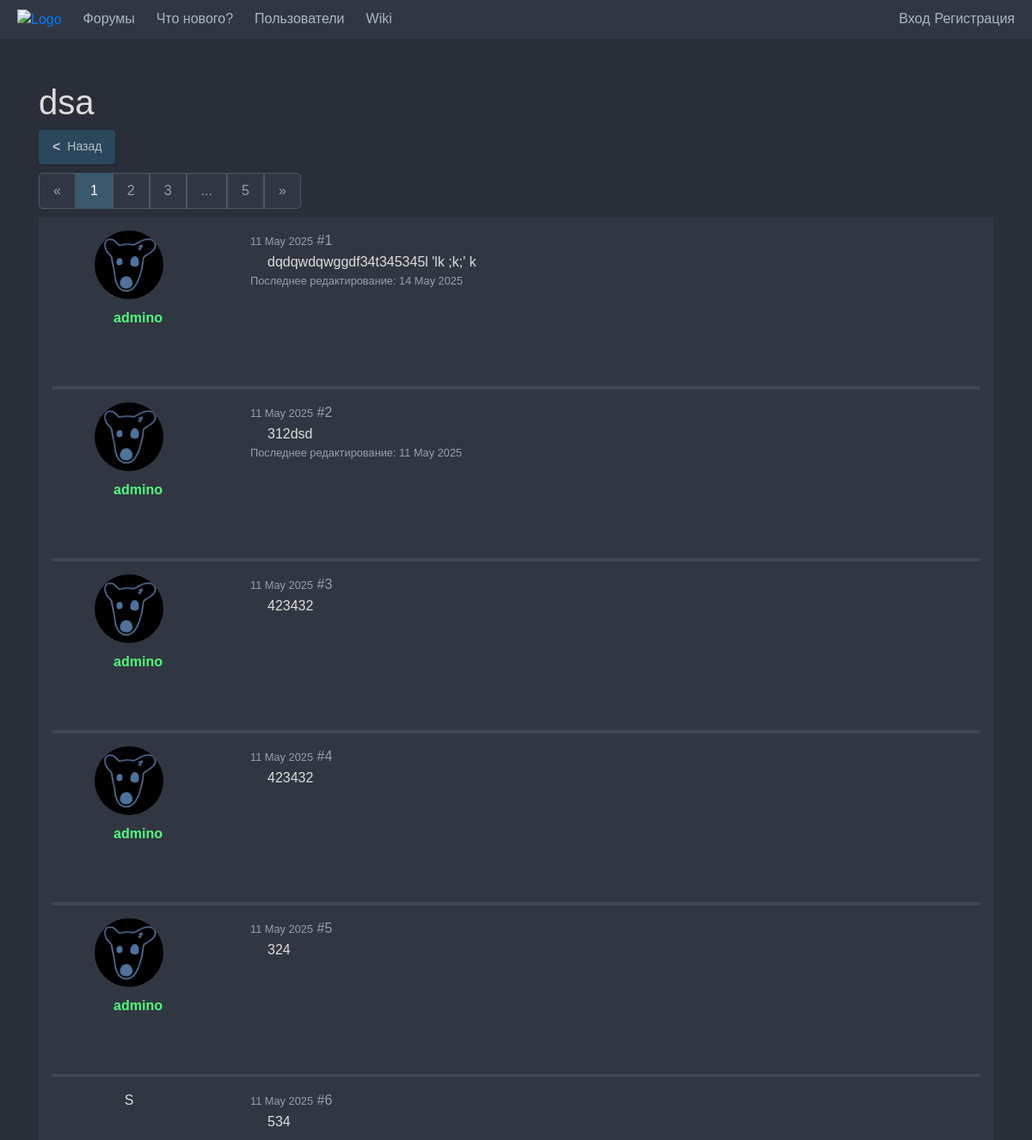
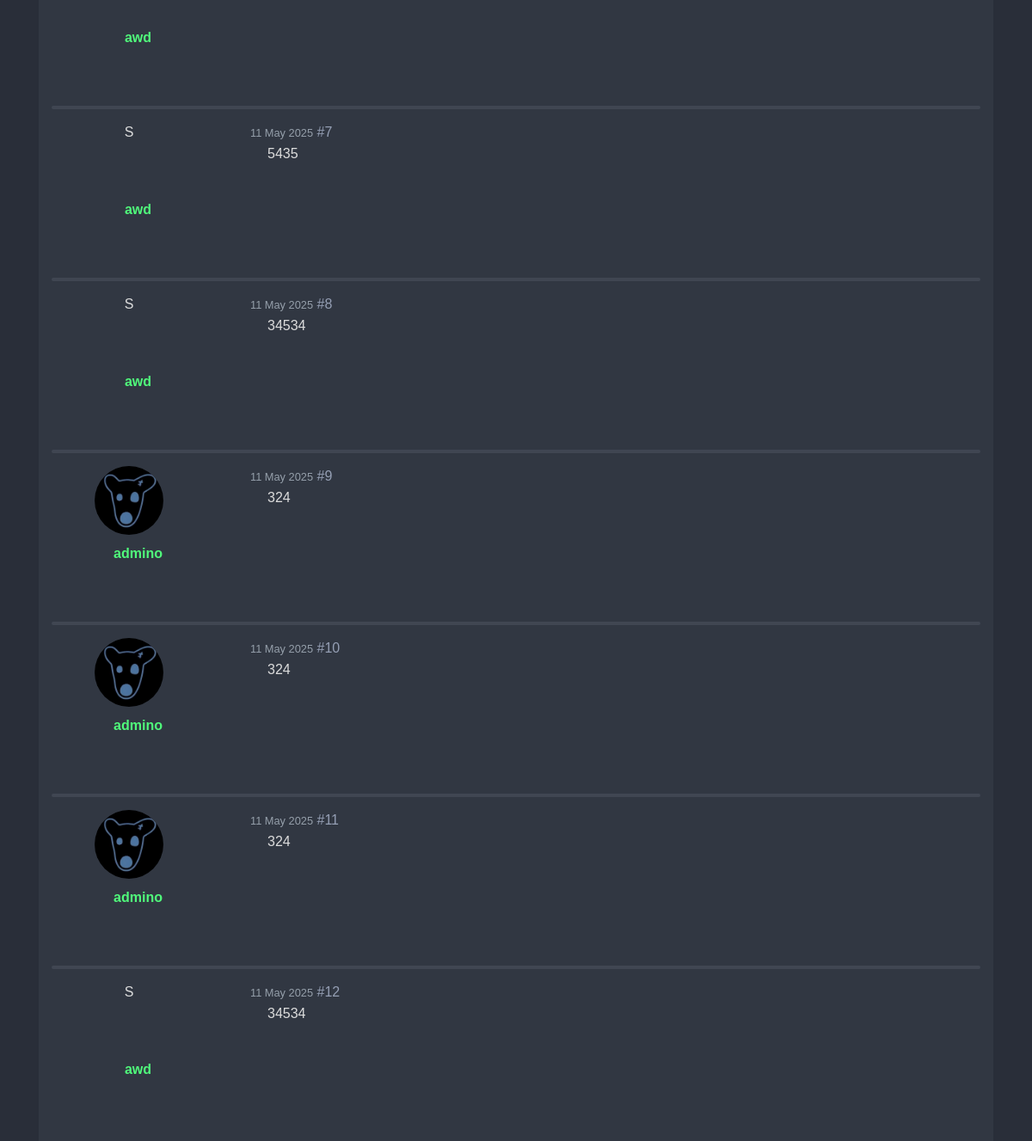
Page /topics/6/ on the committed database (2 pictures, top to bottom).
### data/topics.py (models this page shows)
class Topic(SqlAlchemyBase):
    __tablename__ = 'topics'
    id = sqlalchemy.Column(sqlalchemy.Integer, primary_key=True, autoincrement=True)
    title = sqlalchemy.Column(sqlalchemy.String, nullable=False)
    author_id = sqlalchemy.Column(sqlalchemy.Integer, sqlalchemy.ForeignKey("users.id"), nullable=False)
    parent_type = sqlalchemy.Column(Enum(TopicParentType), nullable=False)
    parent_id = sqlalchemy.Column(sqlalchemy.Integer, nullable=False)
    author = orm.relationship('User')

### data/posts.py (models this page shows)
class Post(SqlAlchemyBase):
    __tablename__ = 'posts'
    id = sqlalchemy.Column(sqlalchemy.Integer, primary_key=True, autoincrement=True)
    content = sqlalchemy.Column(sqlalchemy.Text, nullable=False)
    created_data = sqlalchemy.Column(sqlalchemy.DateTime, default=datetime.datetime.now(), nullable=False)
    modified_data = sqlalchemy.Column(sqlalchemy.DateTime, default=None)
    author_id = sqlalchemy.Column(sqlalchemy.Integer, sqlalchemy.ForeignKey("users.id"), nullable=False)
    topic_id =  sqlalchemy.Column(sqlalchemy.Integer, sqlalchemy.ForeignKey("topics.id"), nullable=False)
    author = orm.relationship('User')
    topic = orm.relationship('Topic')

### data/users.py (models this page shows, shortened)
class User(SqlAlchemyBase, UserMixin):
    __tablename__ = 'users'
    id = sqlalchemy.Column(sqlalchemy.Integer, primary_key=True, unique=True, autoincrement=True)
    nickname = sqlalchemy.Column(sqlalchemy.String, nullable=False)
    about = sqlalchemy.Column(sqlalchemy.String, nullable=True)
    email = sqlalchemy.Column(sqlalchemy.String, unique=True, nullable=True)
    hashed_password = sqlalchemy.Column(sqlalchemy.String, nullable=False)
    created_date = sqlalchemy.Column(sqlalchemy.DateTime, default=datetime.datetime.now)
    has_avatar = sqlalchemy.Column(sqlalchemy.Boolean, nullable=False, default=False)
    avatar_format = sqlalchemy.Column(sqlalchemy.String)
    has_ban = sqlalchemy.Column(sqlalchemy.Boolean, nullable=False, default=False)
    reason_ban = sqlalchemy.Column(sqlalchemy.String)
    roles = sqlalchemy.orm.relationship("Role",
                                  secondary="role_to_user",
                                  backref="user")
    posts = sqlalchemy.orm.relationship('Post')

### main.py (the view)
@app.route('/topics/<int:topic_id>/')
def topic(topic_id):
    session = db_session.create_session()
    topic = session.query(Topic).filter(Topic.id == topic_id).first()
    posts = session.query(Post).filter(Post.topic_id == topic.id).all()
    if topic.parent_type == TopicParentType.group:
        back_path = '/'
    elif topic.parent_type == TopicParentType.category:
        back_path = f'/categories/{topic.parent_id}/'
    elif topic.parent_type == TopicParentType.forum:
        back_path = f'/forums/{topic.parent_id}/'
    return render_template('topic.html', topic=topic, posts=posts, back_path=back_path)

### data/db_session.py (called while the page is built)
def create_session() -> Session:
    global __factory
    return __factory()

### templates/topic.html (shortened to what this page needs)
{% extends "base.html" %}
{% block content %}
<link rel="stylesheet" type="text/css" href="{{url_for('static', filename='css/topic.css')}}">
<div class="topic">
    <div class="topic-header">
        <h1 class="topic-title">{{topic.title}}</h1>
        <a href="{{back_path}}" class="back-button">
            <span class="back-arrow">&lt;</span> Назад
        </a>
    </div>
    <div class="management">
        <div class="pagination">
            <a href="#">&laquo;</a>
            <a class="active" href="#">1</a>
            <a href="#">2</a>
            <a href="#">3</a>
            <a href="#">...</a>
            <a href="#">5</a>
            <a href="#">&raquo;</a>
        </div>
    </div>
    <div class="posts">
        {% for post in posts %}
        <article class="post" id="post-{{post.id}}">
            <div class="post-user-info">
                <div class="post-user-avatar">
                    {% if post.author.has_avatar %}
                    <img src="/static/image/avatars/avatar_{{post.author.id}}.{{post.author.avatar_format}}">
                    {% else %}
                    S
                    {% endif %}
                </div>
                <div class="post-user-info-other">
                    <a class="dropdown-hover-nickname" id="dropdown-hover-nickname">{{post.author.nickname}}</a>
                </div>
            </div>
            <div class="post-content-info">
                <div class="post-content-header">
                    <span>{{post.created_data.strftime("%d %b %Y")}}</span>
                    <a href="#post-{{post.id}}" class="post-number">#{{loop.index}}</a>
                </div>
                <div class="post-content-data">
                    {{ post.content }}
                </div>
                <div class="post-content-footer">
                    {% if post.modified_data %}
                    <p>Последнее редактирование: {{post.modified_data.strftime("%d %b %Y")}}</p>
                    {% endif%}
                </div>
            </div>
        </article>
        {% endfor %}
    </div>
</div>
{% endblock %}

### templates/base.html (shortened to what this page needs)
<!doctype html>
<html lang="en">
<head>
    <link rel="stylesheet"
          href="https://stackpath.bootstrapcdn.com/bootstrap/4.4.1/css/bootstrap.min.css"
>
    <link rel="stylesheet" type="text/css" href="{{url_for('static', filename='css/style.css')}}">
    <link rel="stylesheet" type="text/css" href="{{url_for('static', filename='css/dark.css')}}">
</head>
<body>
<div class="header">
    <div class="logo-navigation">
        <a href="/" class="logo-link">
            <img src="" alt="Logo" class="logo">
        </a>
        <nav>
            <ul>
                <li>
                    <a href="/forums">
                        Форумы
                    </a>
                </li>
                <li>
                    <a href="/whats-new">
                        Что нового?
                    </a>
                </li>
                <li>
                    <a href="/users">
                        Пользователи
                    </a>
                </li>
                <li>
                    <a href="/wiki">
                        Wiki
                    </a>
                </li>
            </ul>
        </nav>
    </div>
    <div>
        {% if current_user.is_authenticated %}
        <div class="dropdown-click">
            <a href="#" class="dropdown-click-button" onclick="toggleDropdown(event)">
                {{ current_user.nickname }}
            </a>
            <div id="myDropdown" class="dropdown-click-content">
                <a href="/profile/{{ current_user.id }}/">Профиль</a>
                <a href="/logout">Выйти</a>
            </div>
        </div>
        {% else %}
        <div class="auth-search">
            <a href="/login">Вход</a>
            <a href="/register">Регистрация</a>
        </div>
        {% endif %}
    </div>
</div>
<main role="main" class="container" style="margin-top: 50px">
    {% block content %}{% endblock %}
</main>
</body>
</html>

### static/css/style.css (style rules this page uses)
.header { display: flex; justify-content: space-between; align-items: center; padding: 10px 20px; background-color: #333; color: white; }
.logo { height: 30px; margin-right: 20px; }
.logo-navigation, .auth-search { display: flex; align-items: center; }
nav ul { list-style: none; padding: 0; margin: 0; display: flex; }
nav li { margin-right: 20px; }
nav a, .auth-search a { color: white; text-decoration: none; display: flex; align-items: center; }
body { background-color: #181a1b; color: #ddd; font-family: sans-serif; align-items: center; min-height: 100vh; margin: 0; padding: 0; }
.management { padding-bottom: 10px }
.pagination { display: inline-block; }
.pagination a { float: left; padding: 8px 16px; text-decoration: none; border: 1px solid #505662; }
.pagination a.active { background-color: #3b596c; border: 1px solid #3b596c; }
.pagination a:first-child { border-top-left-radius: 5px; border-bottom-left-radius: 5px; }
.pagination a:last-child { border-top-right-radius: 5px; border-bottom-right-radius: 5px; }
.back-button { display: inline-flex; align-items: center; padding: 8px 16px; text-decoration: none; border: none; border-radius: 4px; font-size: 14px; cursor: pointer; transition: background-color 0.2s ease; box-shadow: 0 1px 3px rgba(0, 0, 0, 0.2); margin-bottom: 10px }
.back-arrow { margin-right: 8px; font-size: 16px; font-weight: bold; }

### static/css/dark.css (style rules this page uses)
.header { background-color: #313742; color: #a9b7c3; }
nav a, .auth-search a { color: #a9b7c3; }
body { background-color: #292e39; font-family: sans-serif; }
.back-button { background-color: #2a475e; color: #b7c0c7; }
.pagination { background-color: #313742 }
.pagination a { color: #959fb4; }
.pagination a.active { background-color: #3b596c; color: white; }
.posts { background-color: #313742 }
.post { background-color: #313742; }
.post-user-info-other { color: #50fa7b; }
.post-number { color: #959fb4 }
.post::after { background: #505662; }
.post-content-footer p { color: #959faa }
.post-content-header span { color: #959faa }

### static/css/topic.css (style rules this page uses)
.posts { border-radius: 6px; }
.post::after { content: ''; position: absolute; bottom: 0; left: 15px; right: 15px; height: 4px; border-radius: 4px; display: block; opacity: 0.5; }
.post:last-child::after { content: none; }
.post { position: relative; display: flex; padding: 15px; min-height: 200px; }
.post-user-info { width: 20%; text-align: center; padding-right: 15px; }
.post-user-avatar { width: 80px; height: 80px; border-radius: 50%; object-fit: cover; margin-bottom: 10px; margin-left: 50px; overflow: hidden; }
.post-user-avatar img { width: 100%; height: 100%; object-fit: cover; object-position: center; }
.post-content-data { width: 80%; padding-left: 20px; line-height: 1.6; }
.post-user-info-other { font-weight: bold; margin-bottom: 5px; position: relative; display: inline-block; }
.post-content-info { width: 80%; padding-left: 15px; }
.management { display: flex; justify-content: space-between; align-items: center; padding-bottom: 10px }
.post-content-footer p { font-size: 0.8em }
.post-content-header span { font-size: 0.8em }

### rows in the picture
Topic: title "dsa"
Post: author.nickname "admino", created_data "11 May 2025", content "dqdqwdqwggdf34t345345l 'lk ;k;' k", modified_data "14 May 2025"
Post: author.nickname "admino", created_data "11 May 2025", content "312dsd", modified_data "11 May 2025"
Post: author.nickname "admino", created_data "11 May 2025", content "423432"
Post: author.nickname "admino", created_data "11 May 2025", content "423432"
Post: author.nickname "admino", created_data "11 May 2025", content "324"
Post: shows "S", author.nickname "awd", created_data "11 May 2025", content "534"
Post: shows "S", author.nickname "awd", created_data "11 May 2025", content "5435"
Post: shows "S", author.nickname "awd", created_data "11 May 2025", content "34534"
Post: author.nickname "admino", created_data "11 May 2025", content "324"
Post: author.nickname "admino", created_data "11 May 2025", content "324"
Post: author.nickname "admino", created_data "11 May 2025", content "324"
Post: shows "S", author.nickname "awd", created_data "11 May 2025", content "34534"
